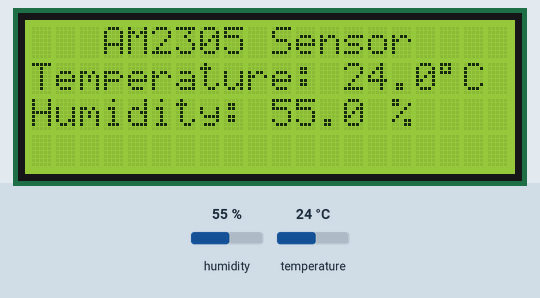
Bench run of a sketch on a simulated ESP32. Shown: 20×4 character LCD. Inputs (shaded band) come from the test bench; at power-on: humidity 55 %, temperature 24 °C.

Above: at 1.2 s.
1.3 s: humidity set to 22 %
At 2.8 s:
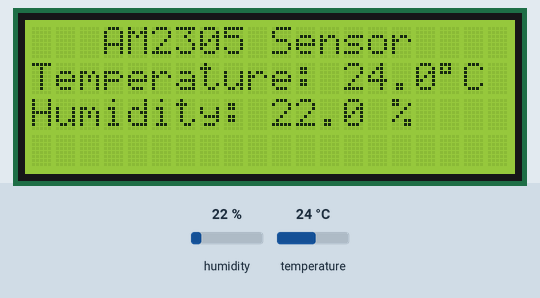
4.3 s: temperature set to 12 °C
At 6.0 s:
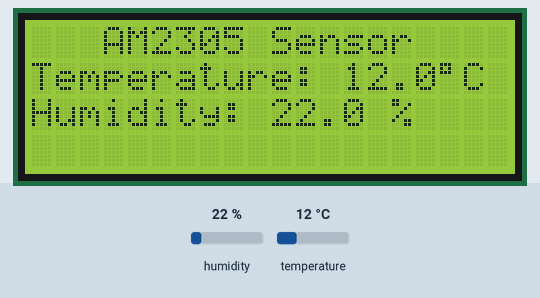
7.3 s: humidity set to 40 %
At 10.1 s:
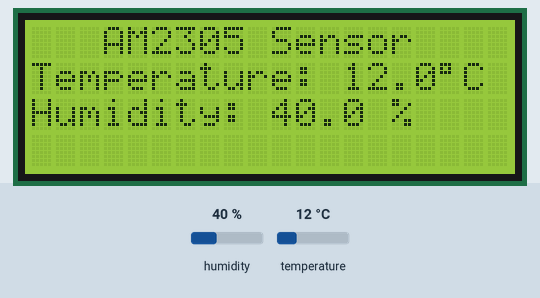
10.5 s: temperature set to 19 °C
Timing chart, 0 to 13.5 s (numbered marks = the images above; inputs shaded):
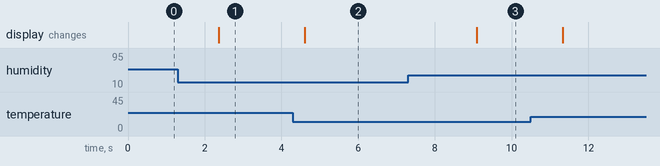

Measured:
- after the input at 1.3 s, the display: changes after 1.1 s (image 1)
- after the input at 4.3 s, the display: changes after 0.30 s (image 2)
- after the input at 7.3 s, the display: changes after 1.8 s (image 3)

The sketch:

AmLCD.ino
```cpp
#include "DHT.h"
#include <Wire.h>
#include <LiquidCrystal_I2C.h>
LiquidCrystal_I2C lcd(0x27, 20, 4);
#define DHTPIN 35
#define DHTTYPE DHT22
DHT dht(DHTPIN, DHTTYPE);
void setup() {
  Serial.begin(9600);
  dht.begin();
  lcd.init();
  lcd.backlight();
  lcd.clear();
}
void loop() {
  float humidity = dht.readHumidity();
  float temperature = dht.readTemperature();
  if (isnan(humidity) || isnan(temperature)) {
    Serial.println("Failed to read from AM2305 sensor!");
    lcd.setCursor(0, 0);
    lcd.print("Sensor read error!");
    lcd.clear();
    return;
  }
  lcd.setCursor(3, 0);
  lcd.print("AM2305 Sensor");
  lcd.setCursor(0, 1);
  lcd.print("Temperature: ");
  lcd.print(temperature, 1);
  lcd.print((char)223);
  lcd.print("C");
  lcd.setCursor(0, 2);
  lcd.print("Humidity: ");
  lcd.print(humidity, 1);
  lcd.print(" %");
  delay(700);
}
```
